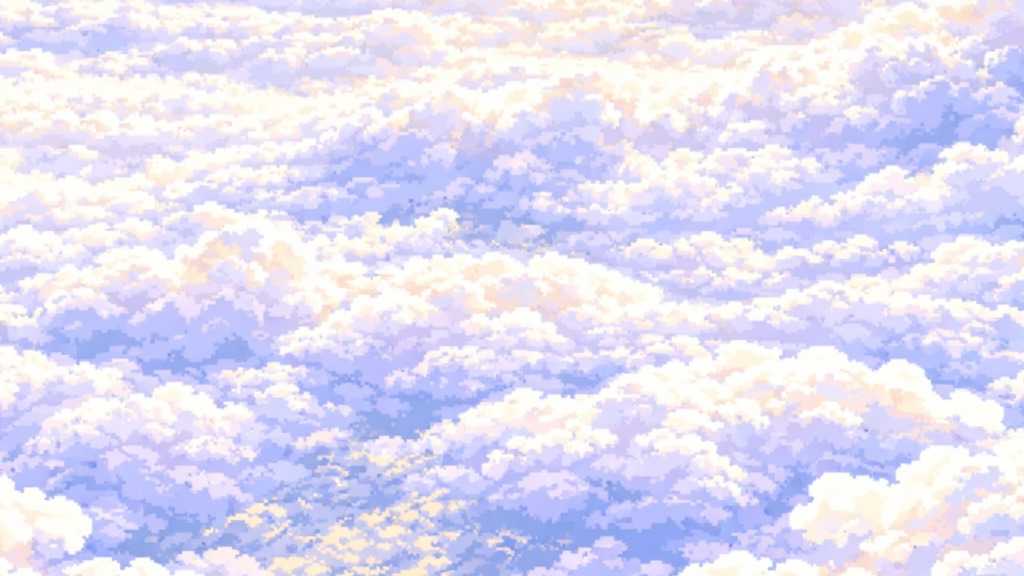

A 2D game scene composited from a Tiled map and its tileset images. What follows is a short description and the map's XML, with every tile layer's data as written:
An orthogonal 32x18 tile map with 32x32 px tiles, 1 tile layer (Capa de patrones 1).

<map version="1.10" tiledversion="1.12.1" orientation="orthogonal" renderorder="right-down" width="32" height="18" tilewidth="32" tileheight="32" infinite="0" nextlayerid="2" nextobjectid="1">
 <tileset firstgid="1" name="MapaCielo" tilewidth="32" tileheight="32" tilecount="1536" columns="48">
  <image source="MapaCielo.jpeg" width="1536" height="1024" />
 </tileset>
 <layer id="1" name="Capa de patrones 1" width="32" height="18">
  <data encoding="csv">
2147484162,2147484161,2147484160,2147484159,2147484158,2147484157,2147484156,2147484155,2147484154,2147484153,2147484152,2147484151,2147484150,2147484149,2147484148,2147484147,2147484146,2147484145,2147484144,2147484143,2147484142,2147484141,2147484140,2147484139,2147484138,2147484137,2147484136,2147484135,2147484134,2147484133,2147484132,2147484131,
2147484210,2147484209,2147484208,2147484207,2147484206,2147484205,2147484204,2147484203,2147484202,2147484201,2147484200,2147484199,2147484198,2147484197,2147484196,2147484195,2147484194,2147484193,2147484192,2147484191,2147484190,2147484189,2147484188,2147484187,2147484186,2147484185,2147484184,2147484183,2147484182,2147484181,2147484180,2147484179,
2147484258,2147484257,2147484256,2147484255,2147484254,2147484253,2147484252,2147484251,2147484250,2147484249,2147484248,2147484247,2147484246,2147484245,2147484244,2147484243,2147484242,2147484241,2147484240,2147484239,2147484238,2147484237,2147484236,2147484235,2147484234,2147484233,2147484232,2147484231,2147484230,2147484229,2147484228,2147484227,
2147484306,2147484305,2147484304,2147484303,2147484302,2147484301,2147484300,2147484299,2147484298,2147484297,2147484296,2147484295,2147484294,2147484293,2147484292,2147484291,2147484290,2147484289,2147484288,2147484287,2147484286,2147484285,2147484284,2147484283,2147484282,2147484281,2147484280,2147484279,2147484278,2147484277,2147484276,2147484275,
2147484354,2147484353,2147484352,2147484351,2147484350,2147484349,2147484348,2147484347,2147484346,2147484345,2147484344,2147484343,2147484342,2147484341,2147484340,2147484339,2147484338,2147484337,2147484336,2147484335,2147484334,2147484333,2147484332,2147484331,2147484330,2147484329,2147484328,2147484327,2147484326,2147484325,2147484324,2147484323,
2147484402,2147484401,2147484400,2147484399,2147484398,2147484397,2147484396,2147484395,2147484394,2147484393,2147484392,2147484391,2147484390,2147484389,2147484388,2147484387,2147484386,2147484385,2147484384,2147484383,2147484382,2147484381,2147484380,2147484379,2147484378,2147484377,2147484376,2147484375,2147484374,2147484373,2147484372,2147484371,
2147484450,2147484449,2147484448,2147484447,2147484446,2147484445,2147484444,2147484443,2147484442,2147484441,2147484440,2147484439,2147484438,2147484437,2147484436,2147484435,2147484434,2147484433,2147484432,2147484431,2147484430,2147484429,2147484428,2147484427,2147484426,2147484425,2147484424,2147484423,2147484422,2147484421,2147484420,2147484419,
2147484498,2147484497,2147484496,2147484495,2147484494,2147484493,2147484492,2147484491,2147484490,2147484489,2147484488,2147484487,2147484486,2147484485,2147484484,2147484483,2147484482,2147484481,2147484480,2147484479,2147484478,2147484477,2147484476,2147484475,2147484474,2147484473,2147484472,2147484471,2147484470,2147484469,2147484468,2147484467,
2147484546,2147484545,2147484544,2147484543,2147484542,2147484541,2147484540,2147484539,2147484538,2147484537,2147484536,2147484535,2147484534,2147484533,2147484532,2147484531,2147484530,2147484529,2147484528,2147484527,2147484526,2147484525,2147484524,2147484523,2147484522,2147484521,2147484520,2147484519,2147484518,2147484517,2147484516,2147484515,
2147484594,2147484593,2147484592,2147484591,2147484590,2147484589,2147484588,2147484587,2147484586,2147484585,2147484584,2147484583,2147484582,2147484581,2147484580,2147484579,2147484578,2147484577,2147484576,2147484575,2147484574,2147484573,2147484572,2147484571,2147484570,2147484569,2147484568,2147484567,2147484566,2147484565,2147484564,2147484563,
2147484642,2147484641,2147484640,2147484639,2147484638,2147484637,2147484636,2147484635,2147484634,2147484633,2147484632,2147484631,2147484630,2147484629,2147484628,2147484627,2147484626,2147484625,2147484624,2147484623,2147484622,2147484621,2147484620,2147484619,2147484618,2147484617,2147484616,2147484615,2147484614,2147484613,2147484612,2147484611,
2147484690,2147484689,2147484688,2147484687,2147484686,2147484685,2147484684,2147484683,2147484682,2147484681,2147484680,2147484679,2147484678,2147484677,2147484676,2147484675,2147484674,2147484673,2147484672,2147484671,2147484670,2147484669,2147484668,2147484667,2147484666,2147484665,2147484664,2147484663,2147484662,2147484661,2147484660,2147484659,
2147484738,2147484737,2147484736,2147484735,2147484734,2147484733,2147484732,2147484731,2147484730,2147484729,2147484728,2147484727,2147484726,2147484725,2147484724,2147484723,2147484722,2147484721,2147484720,2147484719,2147484718,2147484717,2147484716,2147484715,2147484714,2147484713,2147484712,2147484711,2147484710,2147484709,2147484708,2147484707,
2147484786,2147484785,2147484784,2147484783,2147484782,2147484781,2147484780,2147484779,2147484778,2147484777,2147484776,2147484775,2147484774,2147484773,2147484772,2147484771,2147484770,2147484769,2147484768,2147484767,2147484766,2147484765,2147484764,2147484763,2147484762,2147484761,2147484760,2147484759,2147484758,2147484757,2147484756,2147484755,
2147484834,2147484833,2147484832,2147484831,2147484830,2147484829,2147484828,2147484827,2147484826,2147484825,2147484824,2147484823,2147484822,2147484821,2147484820,2147484819,2147484818,2147484817,2147484816,2147484815,2147484814,2147484813,2147484812,2147484811,2147484810,2147484809,2147484808,2147484807,2147484806,2147484805,2147484804,2147484803,
2147484882,2147484881,2147484880,2147484879,2147484878,2147484877,2147484876,2147484875,2147484874,2147484873,2147484872,2147484871,2147484870,2147484869,2147484868,2147484867,2147484866,2147484865,2147484864,2147484863,2147484862,2147484861,2147484860,2147484859,2147484858,2147484857,2147484856,2147484855,2147484854,2147484853,2147484852,2147484851,
2147484930,2147484929,2147484928,2147484927,2147484926,2147484925,2147484924,2147484923,2147484922,2147484921,2147484920,2147484919,2147484918,2147484917,2147484916,2147484915,2147484914,2147484913,2147484912,2147484911,2147484910,2147484909,2147484908,2147484907,2147484906,2147484905,2147484904,2147484903,2147484902,2147484901,2147484900,2147484899,
2147484978,2147484977,2147484976,2147484975,2147484974,2147484973,2147484972,2147484971,2147484970,2147484969,2147484968,2147484967,2147484966,2147484965,2147484964,2147484963,2147484962,2147484961,2147484960,2147484959,2147484958,2147484957,2147484956,2147484955,2147484954,2147484953,2147484952,2147484951,2147484950,2147484949,2147484948,2147484947
</data>
 </layer>
</map>
